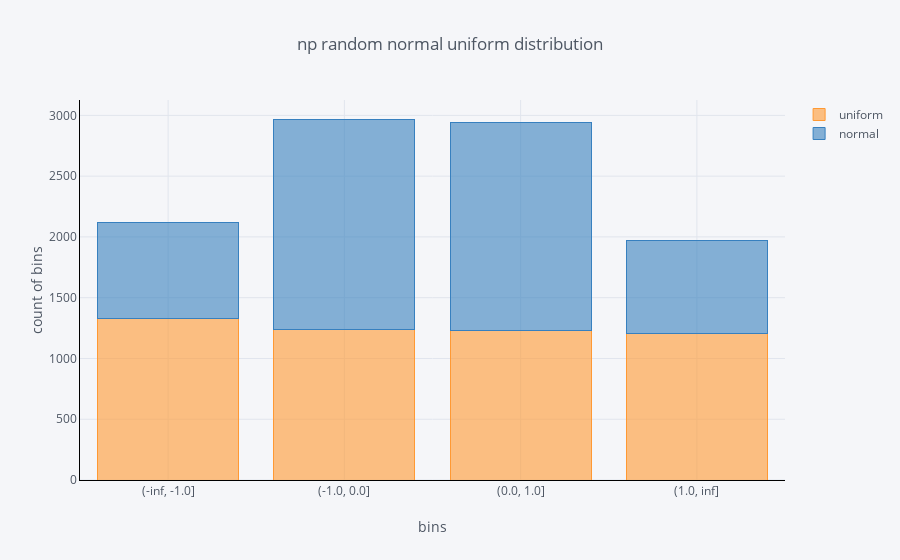

The notebook cell saved with this chart:
### Code cell
df_g_12.iplot(
    kind='bar', 
    barmode='stack',
    xTitle='bins',
    yTitle='count of bins',
    linecolor='black', 
    title='np random normal uniform distribution'
)

### Figure 1 — Plotly figure (JSON) as saved in the notebook; plotly's stock layout.template omitted (floating-point values rounded to 4 significant figures)
{"data": [{"marker": {"color": "rgba(255, 153, 51, 0.6)", "line": {"color": "rgba(255, 153, 51, 1.0)", "width": 1}}, "name": "uniform", "orientation": "v", "text": "", "type": "bar", "uid": "99a188f6-ee83-4a14-af94-f18d94e1cac1", "x": ["(-inf, -1.0]", "(-1.0, 0.0]", "(0.0, 1.0]", "(1.0, inf]"], "y": [1329, 1235, 1229, 1207]}, {"marker": {"color": "rgba(55, 128, 191, 0.6)", "line": {"color": "rgba(55, 128, 191, 1.0)", "width": 1}}, "name": "normal", "orientation": "v", "text": "", "type": "bar", "uid": "3940b597-3ebd-4058-86b4-bf4915713879", "x": ["(-inf, -1.0]", "(-1.0, 0.0]", "(0.0, 1.0]", "(1.0, inf]"], "y": [791, 1735, 1710, 764]}], "layout": {"barmode": "stack", "legend": {"bgcolor": "#F5F6F9", "font": {"color": "#4D5663"}, "traceorder": "normal"}, "paper_bgcolor": "#F5F6F9", "plot_bgcolor": "#F5F6F9", "title": {"font": {"color": "#4D5663"}, "text": "np random normal uniform distribution"}, "xaxis": {"gridcolor": "#E1E5ED", "linecolor": "black", "showgrid": true, "tickfont": {"color": "#4D5663"}, "title": {"font": {"color": "#4D5663"}, "text": "bins"}, "zerolinecolor": "#E1E5ED"}, "yaxis": {"gridcolor": "#E1E5ED", "linecolor": "black", "showgrid": true, "tickfont": {"color": "#4D5663"}, "title": {"font": {"color": "#4D5663"}, "text": "count of bins"}, "zerolinecolor": "#E1E5ED"}}}
